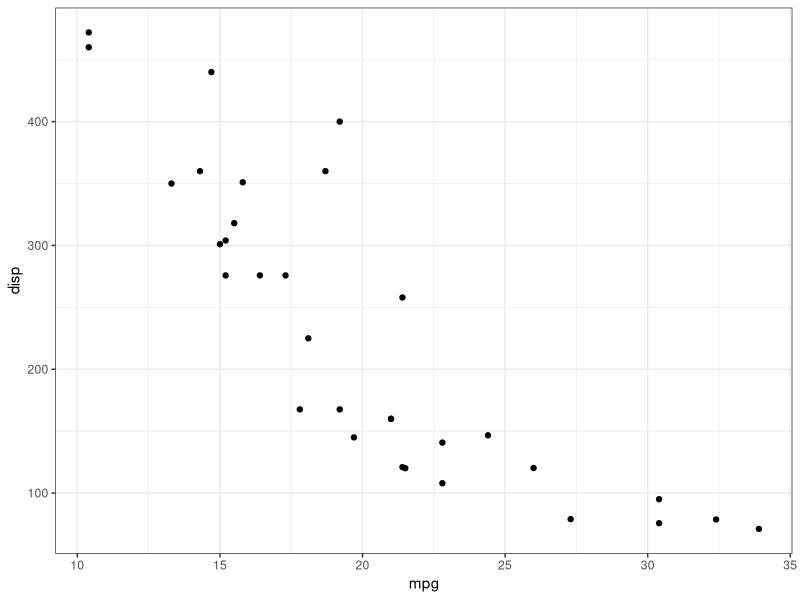

The R source for this figure:
## ---- chunk 1
#| echo: false
#| include: false
## ---- chunk 2
head(mtcars)
## ---- chunk 3
suppressPackageStartupMessages(library(tidyverse))
theme_set(theme_bw())

df <- mtcars
df |>
  ggplot(aes(mpg, disp)) +
  geom_point()
